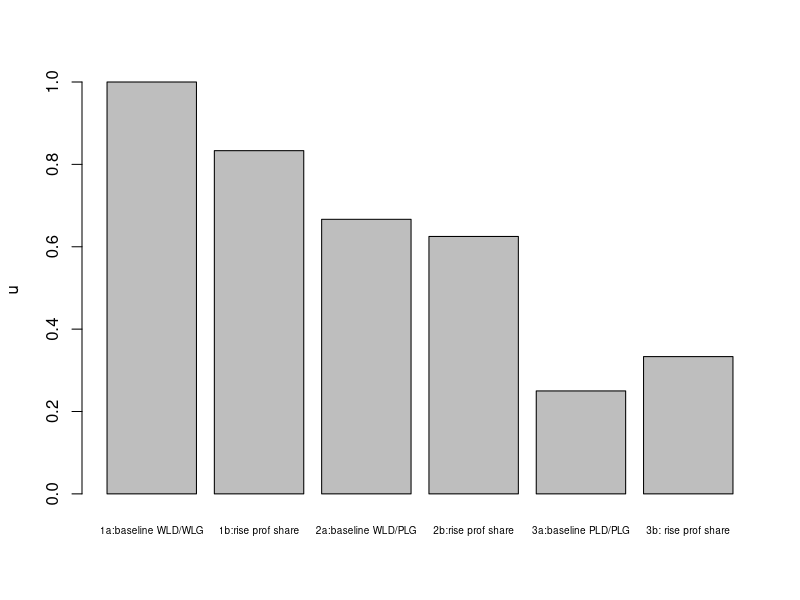
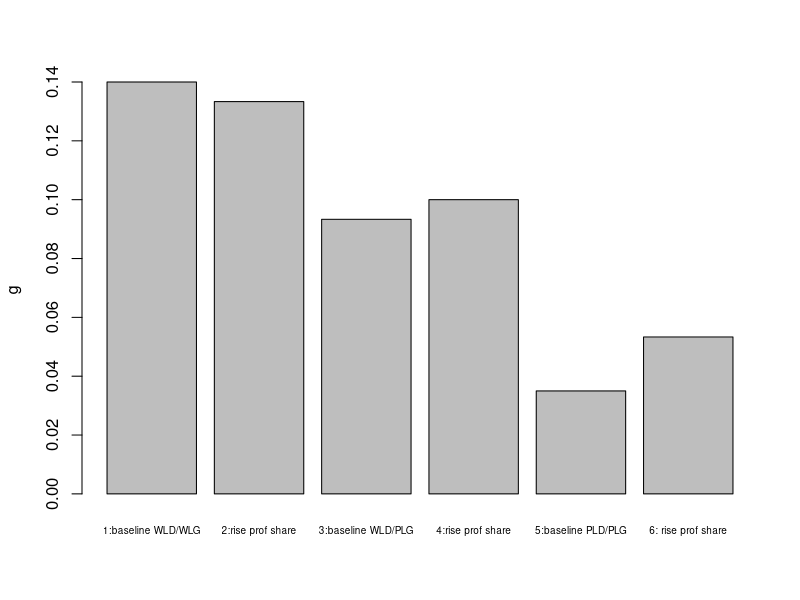
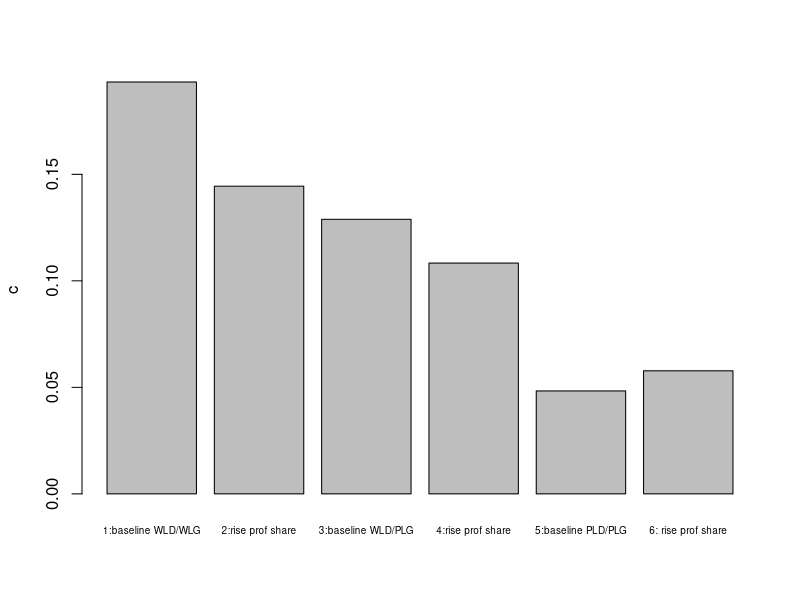
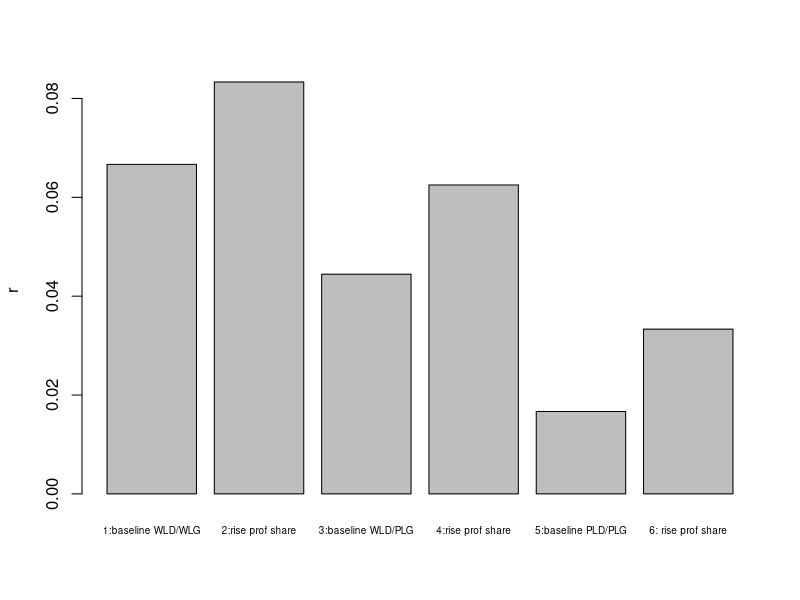
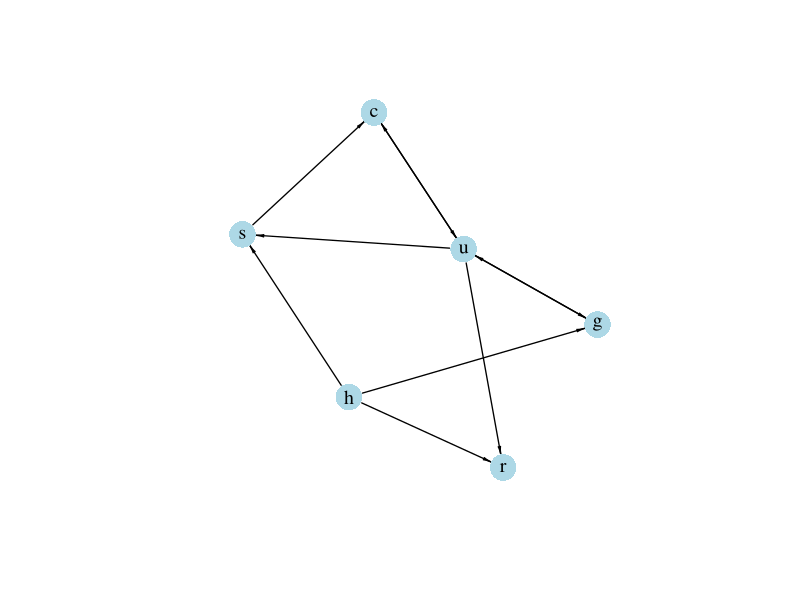

R code for these plots, in order:
## ---- chunk 1

#Clear the environment
rm(list=ls(all=TRUE))

# Set number of scenarios (including baselines)
S=6

#Create vector in which equilibrium solutions from different parameterisations will be stored
u_star=vector(length=S) # utilisation rate
g_star=vector(length=S) # growth rate of capital stock
s_star=vector(length=S) # saving rate
c_star=vector(length=S) # consumption rate
r_star=vector(length=S) # profit rate

# Set exogenous variables whose parameterisation changes across regimes 
g0=vector(length=S) # animal spirits
sw=vector(length=S) # propensity to save out of wages 
h=vector(length=S)  # profit share
g1=vector(length=S) # sensitivity of investment with respect to utilisation

### Construct different scenarios across 3 regimes: (1) WLD/WLG, (2) WLD/PLG, (3) PLD/PLG 

# baseline WLD/WLG
g0[1]=0.02
g1[1]=0.1
h[1]=0.2

# increase in profit share in WLD/WLG regime
g0[2]=0.02
g1[2]=0.1
h[2]=0.3

# baseline WLD/PLG
g0[3]=0.02
g1[3]=0.08
h[3]=0.2

# increase in profit share in WLD/PLG regime
g0[4]=0.02
g1[4]=0.08
h[4]=0.3
  
# baseline PLD/PLG
g0[5]=-0.01
g1[5]=0.1
h[5]=0.2

# increase in profit share in PLD/PLG regime
g0[6]=-0.01
g1[6]=0.1
h[6]=0.3

#Set constant parameter values
v=3    # capital-to-potential output ratio
g2=0.1 # sensitivity of investment with respect to profit share
sp=0.9 # propensity to save out of profits
sw=0.3 # propensity to save out of wages

#Check Keynesian stability condition for all scenarios
for (i in 1:S){
print(((sw+(sp-sw)*h[i])*(1/v) -g1[i])>0)
}

# Check demand and growth regime for 3 baseline scenarios
for (i in c(1,3,5)){
print(paste("Parameterisation", i, "yields:"))   
if(g2*(sw/v - g1[i])-g0[i]*(sp-sw)/v<0){
  print("wage-led demand regime")
  } else{
   print("profit-led demand regime")
  }
if(g1[i]*(g2*(sw/v - g1[i])-g0[i]*(sp-sw)/v)+g2*(((sw+(sp-sw)*h[i])*v^(-1)-g1[i])^2)<0){
  print("wage-led growth regime")
  } else{
  print("profit-led growth regime")
  }  
} 

# Initialise endogenous variables at some arbitrary positive value 
g=1
r=1
c=1
u=1
s=1

#Solve this system numerically through 1000 iterations based on the initialisation
for (i in 1:S){
  
  for (iterations in 1:1000){
    
    #(1) Profit rate
    r = (h[i]*u)/v
    
    #(2) Saving
    s = (sw+(sp-sw)*h[i])*(u/v)
    
    #(3) Consumption
    c= u/v-s
    
    #(4) Investment
    g = g0[i]+g1[i]*u+g2*h[i]
    
    #(5) Rate of capacity utilisation
    u = v*(c+g)
  }
  
  #Save results for different parameterisations in vector
  u_star[i]=u
  g_star[i]=g
  r_star[i]=r
  s_star[i]=s
  c_star[i]=c
}

## ---- chunk 2
#| label: fig-utilisation-pkdg
#| fig-cap: Rate of capacity utilisation

barplot(u_star, ylab="u", names.arg=c("1a:baseline WLD/WLG", "1b:rise prof share", "2a:baseline WLD/PLG", "2b:rise prof share", "3a:baseline PLD/PLG", "3b: rise prof share"), cex.names = 0.6)

## ---- chunk 3
#| label: fig-growth-pkdg
#| fig-cap: Rate of growth

barplot(g_star, ylab="g", names.arg=c("1:baseline WLD/WLG", "2:rise prof share", "3:baseline WLD/PLG",
                                      "4:rise prof share", 
                                      "5:baseline PLD/PLG", "6: rise prof share"), cex.names = 0.6)

## ---- chunk 4
#| label: fig-consumption-pkdg
#| fig-cap: Rate of consumption

barplot(c_star, ylab="c", names.arg=c("1:baseline WLD/WLG", "2:rise prof share", "3:baseline WLD/PLG",
                                      "4:rise prof share", 
                                      "5:baseline PLD/PLG", "6: rise prof share"), cex.names = 0.6)

## ---- chunk 5
#| label: fig-profit-rate-pkdg
#| fig-cap: Rate of profit

barplot(r_star, ylab="r", names.arg=c("1:baseline WLD/WLG", "2:rise prof share", "3:baseline WLD/PLG",
                                     "4:rise prof share", 
                                     "5:baseline PLD/PLG", "6: rise prof share"), cex.names = 0.6)

## ---- chunk 6
#| message: false
#| label: fig-dg-pkdg
#| fig-cap: Directed graph of post-Kaleckian growth model

## Create directed graph 
# Construct auxiliary Jacobian matrix for 6 variables: 
# r, h, u, s, c, g

M_mat=matrix(c(0,1,1,0,0,0,
               0,0,0,0,0,0,
               0,0,0,0,1,1,
               0,1,1,0,0,0,
               0,0,1,1,0,0,
               0,1,1,0,0,0), 6, 6, byrow=TRUE)

# Create adjacency matrix from transpose of auxiliary Jacobian and add column names
A_mat=t(M_mat)
colnames(A_mat) = c("r", "h", "u", "s", "c", "g")

# Create and plot directed graph from adjacency matrix
library(igraph)
dg= graph_from_adjacency_matrix(A_mat, mode="directed", weighted= NULL)
plot(dg, main="", vertex.size=15, vertex.color="lightblue", 
     vertex.label.color="black", edge.arrow.size=0.4, edge.width=1.3,
     edge.arrow.width=0.5, edge.color="black", vertex.label.cex=1.2, 
     vertex.frame.color="NA", margin=0.01)

## ---- chunk 7

# Utilisation rate
for (i in 1:S){
print((g0[i]+g2*h[i])/((sw+(sp-sw)*h[i])/v-g1[i]))
}

# Growth rate
for (i in 1:S){
  print(((g0[i]+g2*h[i])*(sw+(sp-sw)*h[i])/v)/((sw+(sp-sw)*h[i])/v-g1[i]))
}

# Profit rate
for (i in 1:S){
  print((g0[i]+g2*h[i])*(h[i]/v)/((sw+(sp-sw)*h[i])/v-g1[i]))
}

